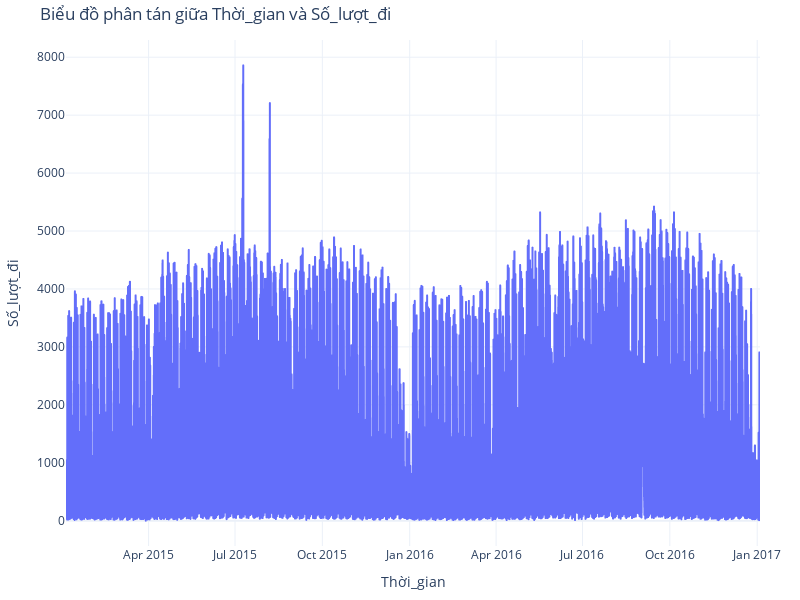

The code cell stored with this chart in its notebook:
### Markdown cell above
## Mối quan hệ của biến "Số lần đi" với các biến khác

### Code cell
import plotly.express as px
def create_scatter_plot(df, x_feature, y_feature):
    fig = px.line(df, x=x_feature, y=y_feature,
                     title=f'Biểu đồ line giữa {x_feature} và {y_feature}',
                     labels={x_feature: x_feature, y_feature: y_feature},
                     template='plotly_white')
    fig.update_traces(marker=dict(size=5))

    fig.update_layout(
        title=f'Biểu đồ phân tán giữa {x_feature} và {y_feature}',
        xaxis_title=x_feature,
        yaxis_title=y_feature,
        hovermode='closest',
        margin=dict(l=40, r=40, t=40, b=40),
        height=600,
        width=800
    )
    fig.show()
# Call the function to create the scatter plot
x_feature = 'Thời_gian'
y_feature = 'Số_lượt_đi'

dayyear = df.groupby(x_feature)[y_feature].mean().reset_index()

create_scatter_plot(dayyear, x_feature, y_feature)

### Figure 1 — Plotly figure (JSON) as saved in the notebook; plotly's stock layout.template omitted (floating-point values rounded to 4 significant figures; data arrays with more than 128 entries replaced by an {"elided": "..."} marker saying what was removed)
{"data": [{"hovertemplate": "Thời_gian=%{x}<br>Số_lượt_đi=%{y}<extra></extra>", "legendgroup": "", "line": {"color": "#636efa", "dash": "solid"}, "marker": {"size": 5, "symbol": "circle"}, "mode": "lines", "name": "", "showlegend": false, "type": "scattergl", "x": {"elided": "17414 str values"}, "xaxis": "x", "y": {"elided": "17414 float values"}, "yaxis": "y"}], "layout": {"height": 600, "hovermode": "closest", "legend": {"tracegroupgap": 0}, "margin": {"b": 40, "l": 40, "r": 40, "t": 40}, "title": {"text": "Biểu đồ phân tán giữa Thời_gian và Số_lượt_đi"}, "width": 800, "xaxis": {"anchor": "y", "domain": [0, 1], "title": {"text": "Thời_gian"}}, "yaxis": {"anchor": "x", "domain": [0, 1], "title": {"text": "Số_lượt_đi"}}}}
